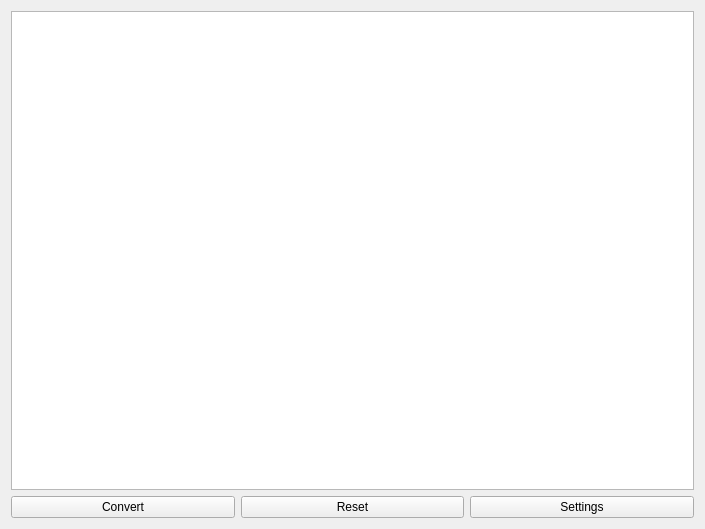
<?xml version="1.0" encoding="UTF-8"?>
<ui version="4.0">
 <class>MainWindow</class>
 <widget class="QMainWindow" name="MainWindow">
  <property name="geometry">
   <rect>
    <x>0</x>
    <y>0</y>
    <width>705</width>
    <height>529</height>
   </rect>
  </property>
  <property name="windowTitle">
   <string>FFaudioConverter</string>
  </property>
  <widget class="QWidget" name="centralWidget">
   <layout class="QVBoxLayout" name="verticalLayout">
    <item>
     <widget class="QTableView" name="tableView">
      <property name="sizePolicy">
       <sizepolicy hsizetype="Expanding" vsizetype="Expanding">
        <horstretch>0</horstretch>
        <verstretch>0</verstretch>
       </sizepolicy>
      </property>
      <property name="editTriggers">
       <set>QAbstractItemView::NoEditTriggers</set>
      </property>
     </widget>
    </item>
    <item>
     <layout class="QHBoxLayout" name="horizontalLayout">
      <item>
       <widget class="QPushButton" name="pushButton_Convert">
        <property name="text">
         <string>Convert</string>
        </property>
       </widget>
      </item>
      <item>
       <widget class="QPushButton" name="pushButton_Clear">
        <property name="text">
         <string>Reset</string>
        </property>
       </widget>
      </item>
      <item>
       <widget class="QPushButton" name="pushButton_Settings">
        <property name="text">
         <string>Settings</string>
        </property>
       </widget>
      </item>
     </layout>
    </item>
   </layout>
  </widget>
 </widget>
 <layoutdefault spacing="6" margin="11"/>
 <resources/>
 <connections/>
</ui>
